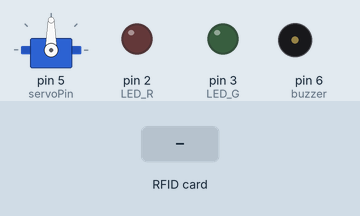
Bench run of a sketch on a simulated Arduino Uno, built with avr-gcc and run on an emulated ATmega328P. Shown: servo, output pins drawn as LEDs (lit = HIGH), buzzer (waves = sounding, pin HIGH). Inputs (shaded band) come from the test bench. Pins used as bus, display or sensor lines are not drawn.

Above: at 1.2 s.
1.3 s: RFID card 32 E6 FF 1E held to the reader
At 2.1 s:
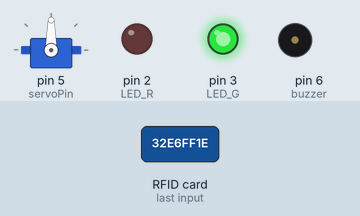
At 3.9 s:
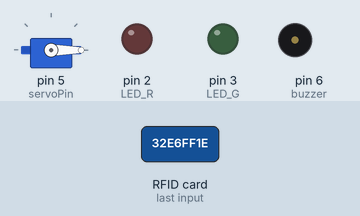
4.3 s: RFID card 5E 7A 19 C4 held to the reader
At 7.1 s:
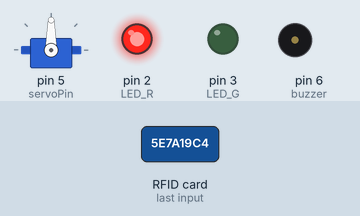
Timing chart, 0 to 9.3 s (numbered marks = the images above; inputs shaded):
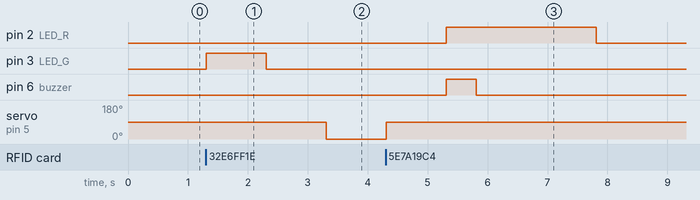

Measured:
- after the input at 1.3 s, pin 3 (LED_G): LOW → HIGH at once, → LOW 1.0 s later; servo on pin 5 (servoPin): 90° → 0° after 2.0 s
- after the input at 4.3 s, pin 2 (LED_R): LOW → HIGH after 1.0 s, → LOW 2.5 s later; pin 6 (buzzer): LOW → HIGH after 1.0 s, → LOW 0.50 s later

The sketch:

PROJECT1.ino
```cpp
#include <SPI.h>
#include <MFRC522.h>
#include <Servo.h>

#define RST_PIN         9
#define SS_PIN          10
#define LED_G           3
#define LED_R           2
#define servoPin          5
#define buzzer          6

MFRC522 mfrc522(SS_PIN, RST_PIN);

Servo Servo1;

void setup() {
  SPI.begin();
  mfrc522.PCD_Init();
  pinMode (LED_G, OUTPUT);
  pinMode (LED_R, OUTPUT);
  pinMode (buzzer, OUTPUT);
  Servo1.attach (servoPin);
}


void loop() {
  // Servo1.write (0);
  // delay (100);

  if ( ! mfrc522.PICC_IsNewCardPresent()) {
		return;
	}

  if ( ! mfrc522.PICC_ReadCardSerial()) {
		return;
	}

  String content = "";
  byte letter;
  for (byte i = 0;i < mfrc522.uid.size; i++) {
    content.concat(String(mfrc522.uid.uidByte[i] < 0x10 ? "0" : ""));
    content.concat(String(mfrc522.uid.uidByte[i], HEX));
  }

  content.toUpperCase();
  if (content == "32E6FF1E") {
    digitalWrite(LED_G, HIGH);
    delay(1000);
    digitalWrite(LED_G, LOW);
    Servo1.write (90);
    delay (1000);
    Servo1.write (0);
    delay(1000);
    Servo1.write (90);
    delay (1000);
  }

  else {
    digitalWrite(LED_R, HIGH);
    digitalWrite (buzzer, HIGH);
    delay(500);
    digitalWrite (buzzer, LOW);
    delay (2000);
    digitalWrite(LED_R, LOW);
    delay (2000);

  }

}
```
